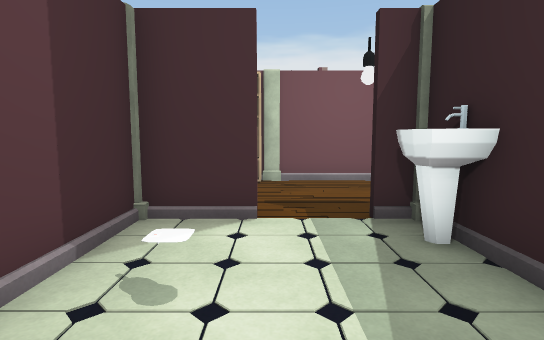
[1] (above)

18 first-person views from a walk through a Unity game level. The camera is 1.4 m above the floor, tilts 6° down and sees 80° across. The floor is counted in squares, 1 m on a side. Each view is taken from the middle of a square. On the plan, view 1 faces up. The plan holds only what a view shows up to about 15 squares ahead; the rest is blank. The place goes on beyond the plan. The player is left out.

[2]
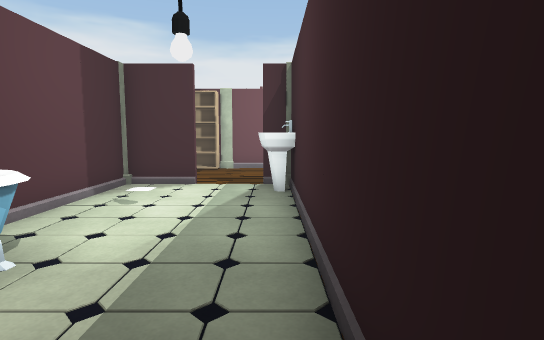

[3]
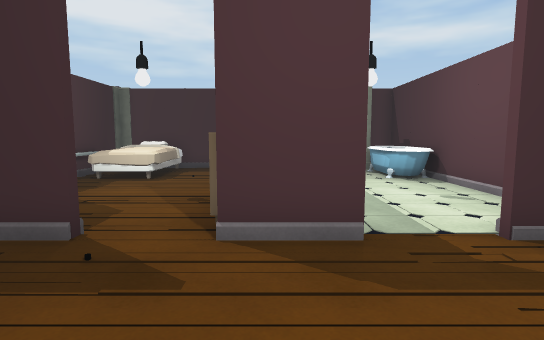

[4]
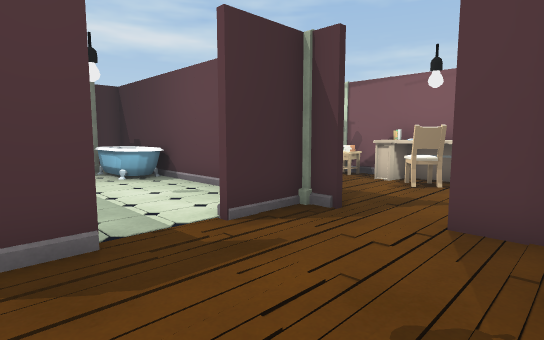

[5]
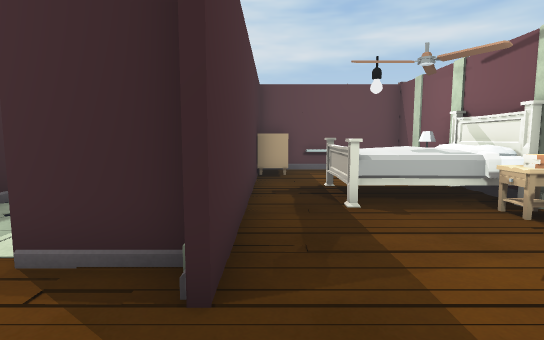

[6]
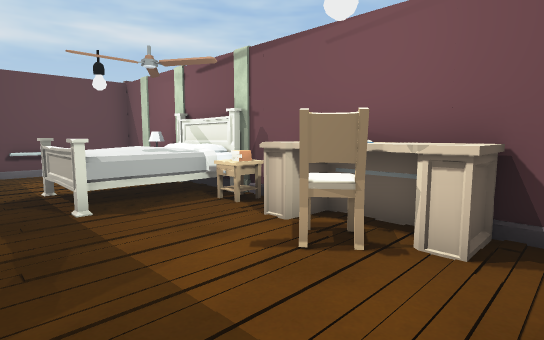

[7]
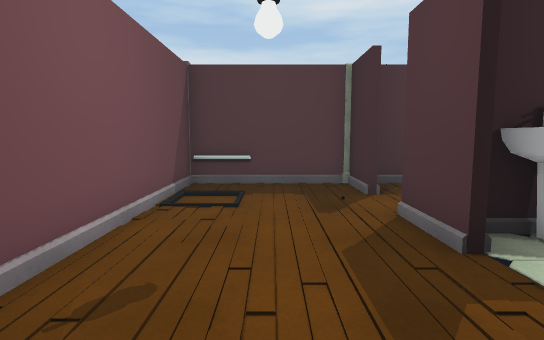

[8]
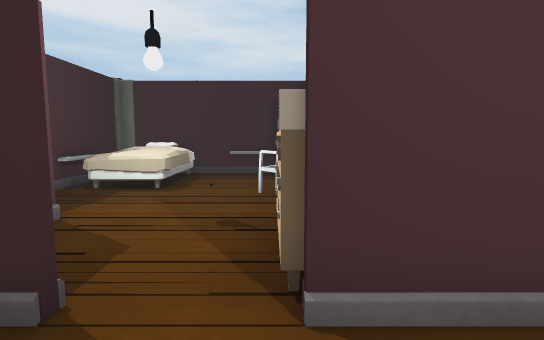

[9]
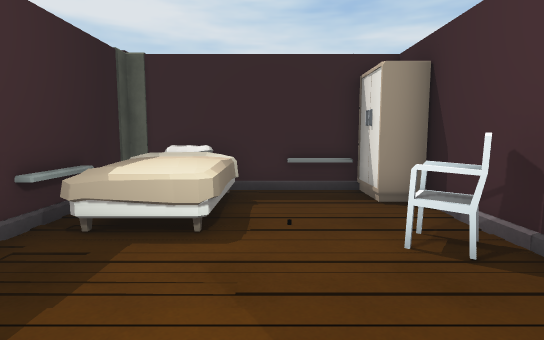

[10]
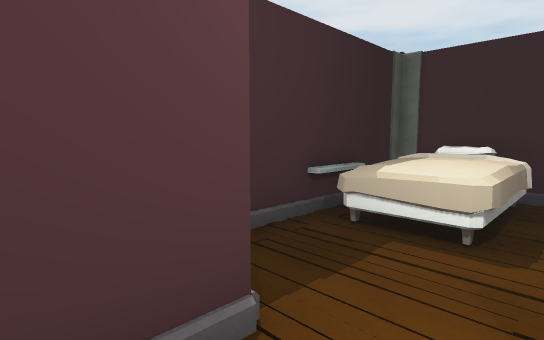

[11]
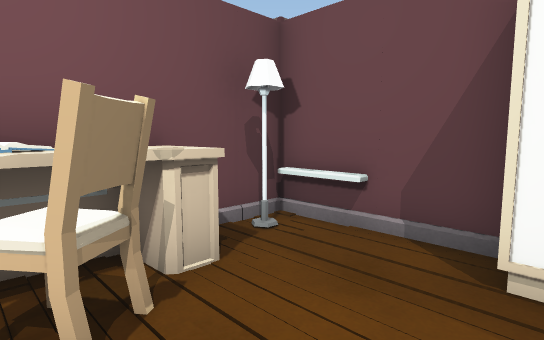

[12]
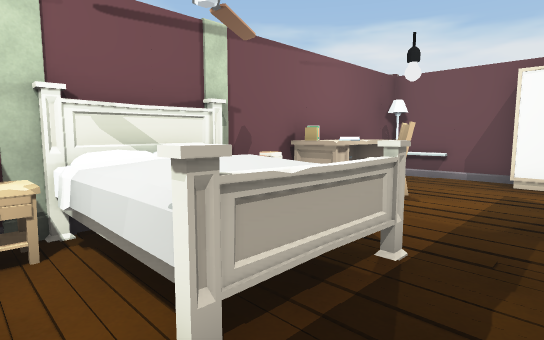

[13]
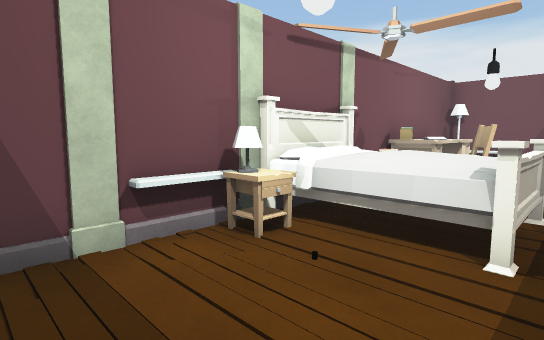

[14]
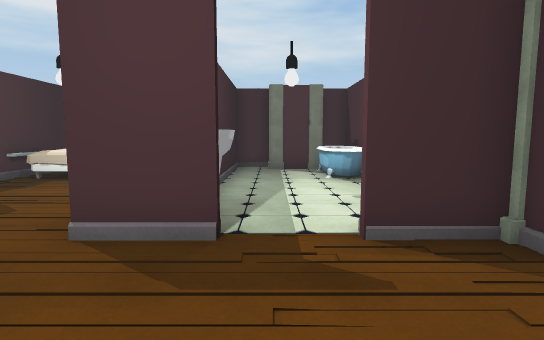

[15]
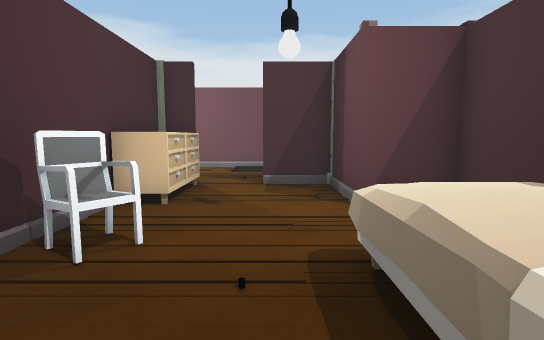

[16]
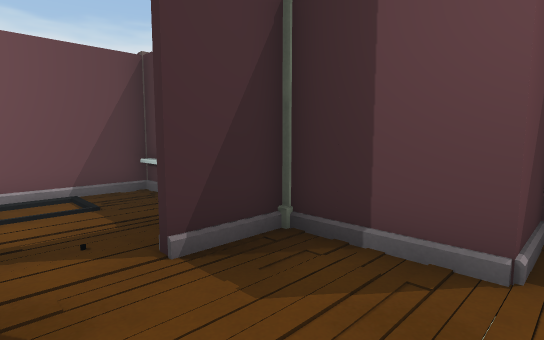

[17]
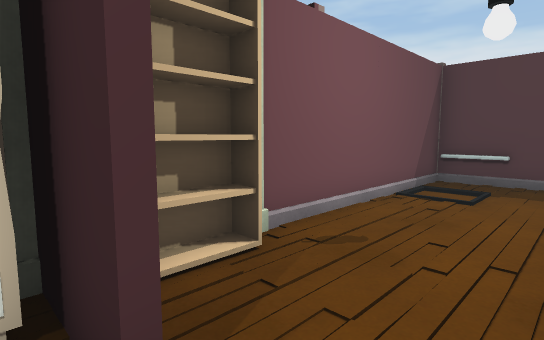

[18]
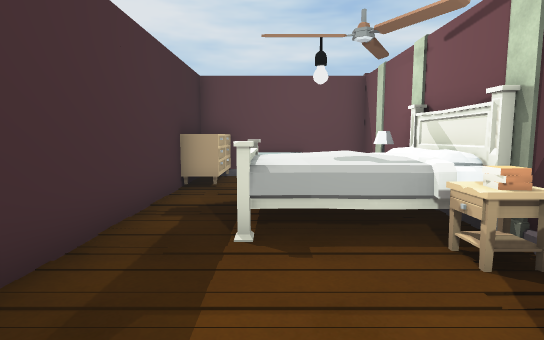

### Floor plan
Points are (right, up) in squares from view 1. A wall is a line through its corners. A room is listed if a view was taken in it or the views show most of it. See-through windows are left out.
Room 1 (views 1, 2, 3, 4, 5, 6, 7, 8, 9, 10, 11, 12, 13, 14, 15, 16, 17, 18)
walls: (-0.1, 5.5) (-2.3, 5.5) (-2.3, 0.5); (2.7, 2.5) (2.7, -2.5); (1.6, 5.7) (3.8, 5.7); (-2.5, 0.5) (-2.5, 6.5) (-2.3, 6.5); (2.5, 5.5) (1.6, 5.5); (-2.3, 5.7) (-0.2, 5.7); (3.9, 5.5) (2.9, 5.5); (-2.5, 8.4) (-2.5, 10.5); (2.6, -2.6) (2.6, 2.5); (5.6, 5.7) (7.7, 5.7) (7.7, 10.5) (-0.4, 10.5); (-1.1, -3.5) (1.3, -3.5); (-2.3, 9.6) (-2.3, 8.4); (1.1, -4.5) (2.6, -4.5); (-2.3, -4.5) (-1.2, -4.5); (3.6, -4.5) (9.7, -4.5) (9.7, 2.5) (7.7, 2.5) (7.7, 5.5) (5.6, 5.5); (-8.2, 0.4) (-8.2, -0.6); (-4.6, 10.5) (-8.2, 10.5); (-8.2, -1.4) (-8.2, -4.5) (-2.5, -4.5) (-2.5, -3.4); (-8.2, 9.5) (-8.2, 7.4)
low walls: (4.5, -4.3) (5.6, -4.3); (-5.2, -4.3) (-4.4, -4.3); (-8, -1.5) (-8, -2.4); (7.5, 8.6) (7.5, 10.4); (-6.4, 10.2) (-7.5, 10.2); (9.5, -2.2) (9.5, -0.6)
objects: bed (-8, 0) to (-5, 3); table (-8, 3) to (-7, 3); other object (-8, 4); other object (-8, 5); desk (-8, 5) to (-7, 8); table (-7, -1) to (-7, 0); books (-7, 6) to (-7, 7); chair (-6, 6) to (-6, 7); wardrobe (-4, 10) to (-3, 10); dresser (-3, -4) to (-3, -2); other object (-2, -3) to (-1, 0); bookshelf (-2, 10) to (0, 10); sink (2, 4) to (2, 5); wardrobe (3, -4) to (4, -3); dresser (3, 3) to (4, 5); chair (4, 0); bed (7, -4) to (9, -1)

Where each view was taken, in squares from view 1:
view 1: 0 up, 0 right, facing up
view 2: 4 down, 2 right, facing up
view 3: 10 up, 3 right, facing down
view 4: 10 up, 3 right, facing down-left
view 5: 9 up, 3 left, facing down
view 6: 9 up, 3 left, facing down-left
view 7: 8 up, 2 left, facing right
view 8: 8 up, 4 right, facing down
view 9: 4 up, 6 right, facing down
view 10: 4 up, 6 right, facing down-right
view 11: 6 up, 4 left, facing up-left
view 12: 1 down, 3 left, facing up-left
view 13: 4 down, 4 left, facing up-left
view 14: 10 up, 1 right, facing down
view 15: 4 down, 6 right, facing up
view 16: 2 up, 4 right, facing up-right
view 17: 7 up, 3 left, facing up-right
view 18: 7 up, 5 left, facing down
